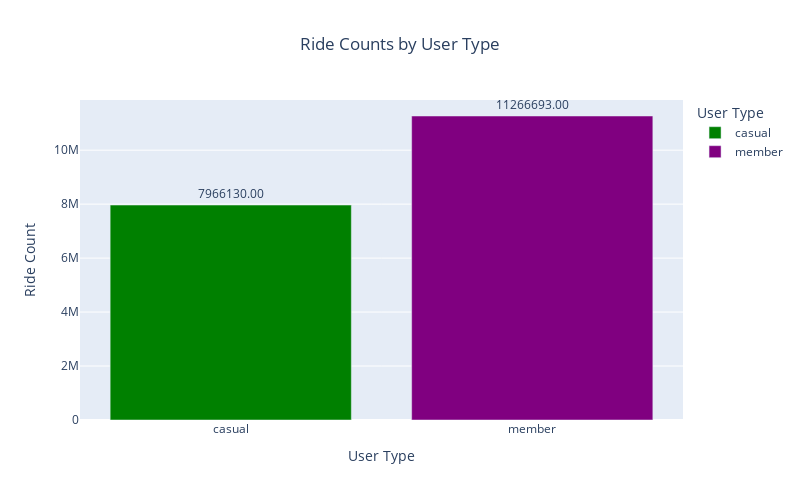

This figure's notebook cell:
### Code cell
# Define a custom color map for member_casual categories
color_map = {'member': 'purple', 'casual': 'green'}  # Replace with your desired colors

# Create a bar chart with custom colors using Plotly Express
fig = px.bar(grouped_member_casual, x='member_casual', y='count',
             labels={'member_casual': 'User Type', 'count': 'Ride Count'},
             title='Ride Counts by User Type',
             color='member_casual', color_discrete_map=color_map)

# Add data labels using update_traces()
fig.update_traces(texttemplate='%{y:.2f}', textposition='outside')

fig.update_layout(xaxis_title='User Type', yaxis_title='Ride Count',
                  width=800, height=500,
                  title=dict(text='Ride Counts by User Type', x=0.5))  # Set title alignment to center (x=0.5)

fig.show()

### Figure 1 — Plotly figure (JSON) as saved in the notebook; plotly's stock layout.template omitted (floating-point values rounded to 4 significant figures)
{"data": [{"alignmentgroup": "True", "hovertemplate": "User Type=%{x}<br>Ride Count=%{y}<extra></extra>", "legendgroup": "casual", "marker": {"color": "green", "pattern": {"shape": ""}}, "name": "casual", "offsetgroup": "casual", "orientation": "v", "showlegend": true, "textposition": "outside", "texttemplate": "%{y:.2f}", "type": "bar", "x": ["casual"], "xaxis": "x", "y": [7966130], "yaxis": "y"}, {"alignmentgroup": "True", "hovertemplate": "User Type=%{x}<br>Ride Count=%{y}<extra></extra>", "legendgroup": "member", "marker": {"color": "purple", "pattern": {"shape": ""}}, "name": "member", "offsetgroup": "member", "orientation": "v", "showlegend": true, "textposition": "outside", "texttemplate": "%{y:.2f}", "type": "bar", "x": ["member"], "xaxis": "x", "y": [11266693], "yaxis": "y"}], "layout": {"barmode": "relative", "height": 500, "legend": {"title": {"text": "User Type"}, "tracegroupgap": 0}, "title": {"text": "Ride Counts by User Type", "x": 0.5}, "width": 800, "xaxis": {"anchor": "y", "categoryarray": ["casual", "member"], "categoryorder": "array", "domain": [0, 1], "title": {"text": "User Type"}}, "yaxis": {"anchor": "x", "domain": [0, 1], "title": {"text": "Ride Count"}}}}
